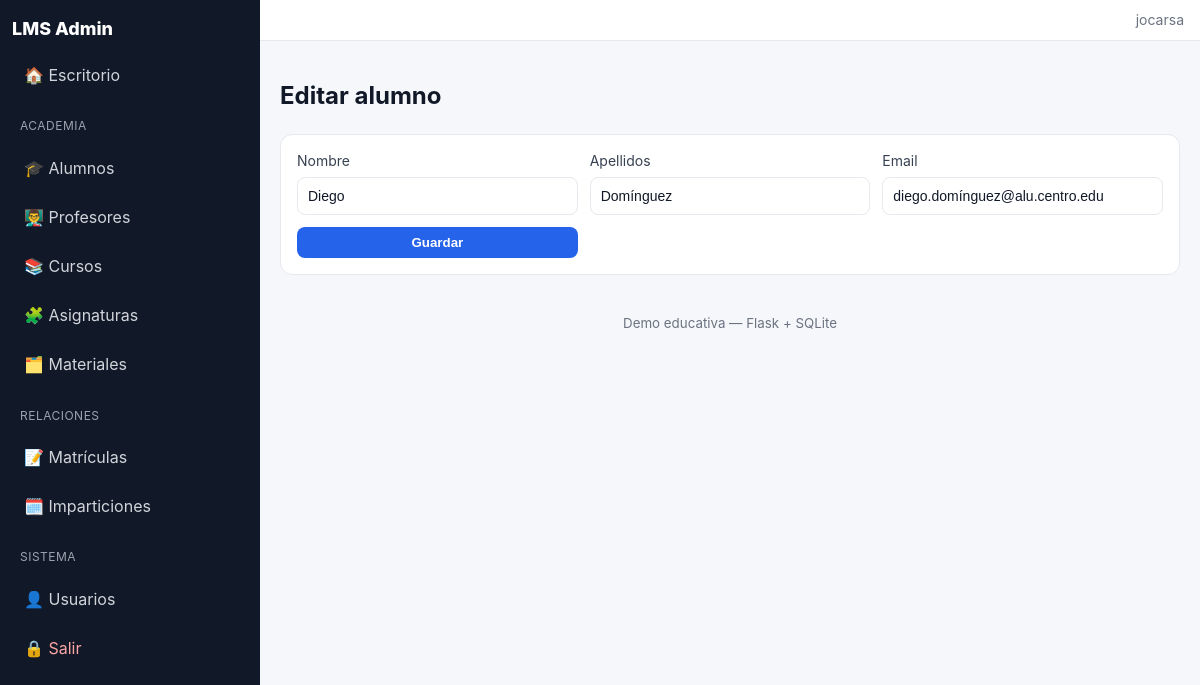
/admin/alumnos/2/editar (signed in), run on the app's committed database.
### tables this page shows
CREATE TABLE alumnos(
        id INTEGER PRIMARY KEY AUTOINCREMENT,
        nombre TEXT NOT NULL,
        apellidos TEXT NOT NULL,
        email TEXT UNIQUE
    );

### app.py (the view, shortened to what this page needs)
@app.route("/admin/alumnos/<int:item_id>/editar", methods=["GET","POST"])
@login_required
def alumnos_editar(item_id):
    db = get_db()
    item = db.execute("SELECT * FROM alumnos WHERE id=?", (item_id,)).fetchone()
    if not item:
        return redirect(url_for("alumnos_list"))
    return render_template("alumnos_form.html", item=item)

### app.py (called while the page is built)
def get_db():
    if "db" not in g:
        conn = sqlite3.connect(DB_PATH)
        conn.row_factory = sqlite3.Row
        g.db = conn
    return g.db

def login_required(view):
    from functools import wraps
    @wraps(view)
    def wrapped(*args, **kwargs):
        if "user_id" not in session:
            return redirect(url_for("login"))
        return view(*args, **kwargs)
    return wrapped

@app.before_request
def _ensure_schema():
    ensure_student_front_schema()

### templates/alumnos_form.html
{% extends "base.html" %}
{% block content %}
<h2>{{ 'Editar' if item else 'Nuevo' }} alumno</h2>
<form method="post" class="form-grid">
  <label>Nombre
    <input type="text" name="nombre" value="{{ item.nombre if item else '' }}" required>
  </label>
  <label>Apellidos
    <input type="text" name="apellidos" value="{{ item.apellidos if item else '' }}" required>
  </label>
  <label>Email
    <input type="email" name="email" value="{{ item.email if item else '' }}">
  </label>
  <button class="btn">Guardar</button>
</form>
{% endblock %}

### static/style.css (style rules this page uses)
:root { --bg:#f6f7fb; --surface:#ffffff; --border:#e6e8ee; --muted:#6b7280; --text:#111827; --primary:#2563eb; --primary-ink:#ffffff; --danger:#dc2626; --ok:#059669; --sidebar-bg:#111827; --sidebar-ink:#d1d5db; --sidebar-active:#1f2937; }
* { box-sizing:border-box; }
html,body { height:100%; }
body { margin:0; font-family:Inter, ui-sans-serif, system-ui, -apple-system, Segoe UI, Roboto, Ubuntu; background:var(--bg); color:var(--text); line-height:1.45; }
.btn { display:inline-block; padding:8px 12px; background:var(--primary); color:var(--primary-ink); border:none; border-radius:8px; font-weight:600; cursor:pointer; }
.form-grid { display:grid; grid-template-columns:repeat(auto-fit,minmax(240px,1fr)); gap:12px; background:var(--surface); border:1px solid var(--border); padding:16px; border-radius:12px; margin-top:10px; }
label { display:grid; gap:6px; font-size:14px; color:#374151; }
input, select, textarea { background:#fff; border:1px solid var(--border); color:var(--text); padding:10px; border-radius:8px; font-size:14px; }

### data on the page
alumnos: nombre "Diego", apellidos "Domínguez", email "diego.domínguez@alu.centro.edu"

### other printed values
{{ session.get('username','') }} "jocarsa"
{{ 'Editar' if item else 'Nuevo' }} "Editar"
